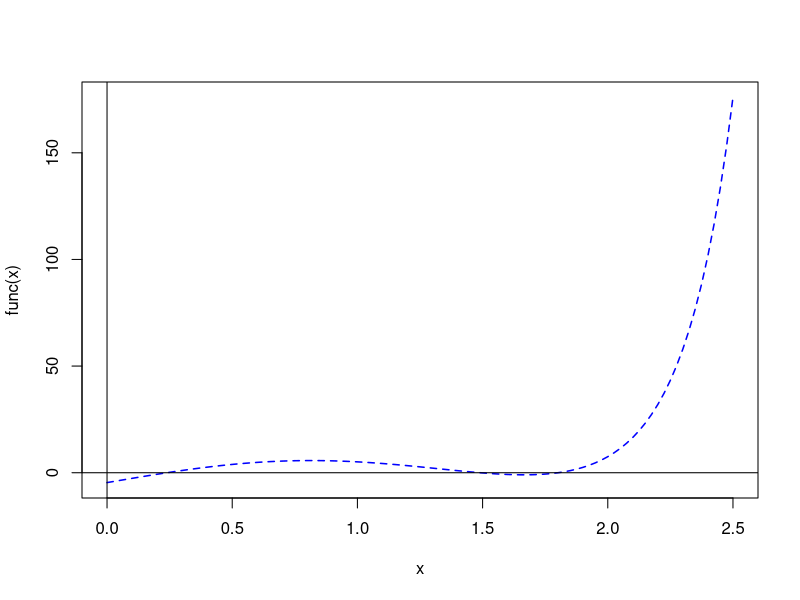

Write R code to recreate this figure.
#question 2
func<-function(x)
{
  a<-exp(x**2-1)
  b<-10*sin(2*x)
  return (a+b-5)
}

curve(func, xlim=c(0,2.5), col='blue', lwd=1.5, lty=2)
abline(h=0)
abline(v=0)

regulafalsi <- function(func, a, b, n = 1000, tol = 1e-7) 
{
  #sign of the function at points a and b is the same 
  if (func(a)*func(b)>0)
  {
    cat("polynomial(", a, ") and polynomial(", b, ") have the same sign")
    return
  }
  
  c<-a
  for (i in 1:n) {
    c <- (a*func(b)-b*func(a))/(func(b)-func(a))
    
    if (func(c) == 0) {
      break
    }
    else if (func(c)*func(a)<0)
    {
      b<-c
    }
    else
    {
      a<-c
    }
  }
  return(c)
  # when maximum number of iterations is reached
  print('Too many iterations')
}

x1<-regulafalsi(func, 0, 1)
cat("Value of root: ", x1)

